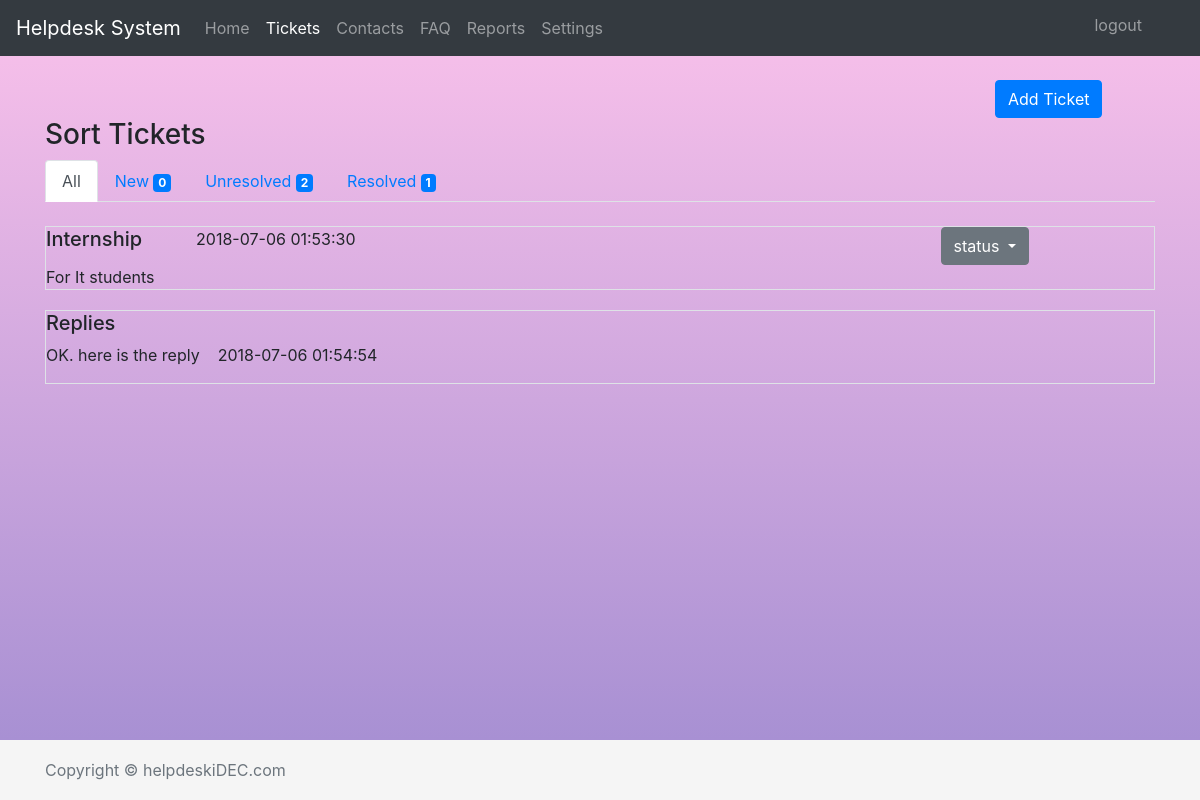
Page /helpdesk/tickets_reply.php?id=26 (signed in) on the committed database.
### tables this page shows
CREATE TABLE `ticket` (
  `id` int(100) NOT NULL,
  `name` text NOT NULL,
  `email` varchar(423) NOT NULL,
  `title` varchar(20) NOT NULL,
  `phone_number` int(20) NOT NULL,
  `issue_title` varchar(20) NOT NULL,
  `issue_desc` varchar(10000) NOT NULL,
  `date_and_time` timestamp NOT NULL DEFAULT CURRENT_TIMESTAMP,
  `status` varchar(50) NOT NULL DEFAULT 'unresolved'
);

CREATE TABLE `reply` (
  `id` int(11) NOT NULL,
  `reply_id` int(11) NOT NULL,
  `reply_body` varchar(10000) NOT NULL,
  `date_and_time` timestamp NOT NULL DEFAULT CURRENT_TIMESTAMP
);

### helpdesk/tickets_reply.php (the view, shortened to what this page needs)
<!doctype html>
<html lang="en">
  <head>
    <link rel="stylesheet" href="https://stackpath.bootstrapcdn.com/bootstrap/4.1.1/css/bootstrap.min.css">
    <link href="style.css" rel="stylesheet">
  </head>
  <body>
    <nav class="navbar navbar-expand-md navbar-dark bg-dark fixed-top">
      <a class="navbar-brand" href="index.php">Helpdesk System</a>
      <div class="collapse navbar-collapse" id="navbarsExampleDefault">
        <ul class="navbar-nav mr-auto">
          <li class="nav-item ">
            <a class="nav-link" href="index.php">Home <span class="sr-only">(current)</span></a>
          </li>
          <li class="nav-item active">
            <a class="nav-link" href="tickets_home.php">Tickets</a>
          </li>
          <li class="nav-item">
            <a class="nav-link" href="contacts_home.php">Contacts</a>
          </li>
            <li class="nav-item">
            <a class="nav-link" href="FAQ_home.php">FAQ</a>
          </li>
           <li class="nav-item">
            <a class="nav-link" href="reports_home.php">Reports</a>
          </li>
          <li class="nav-item">
            <a class="nav-link" href="settings_home.php">Settings</a>
          </li>
          <li class="nav-item "style=' position:fixed;right:50px;top:5px;'>
            <a class="nav-link " href="logout.php">logout</a>
          </li>
        </ul>
      </div>
    </nav>
    <main role="main" class="container">
<section>
  <button  type="button" class="btn btn-primary" data-toggle="modal" data-target="#exampleModal" style="margin-left:950px;margin-top: 80px;">
            Add Ticket
          </button>
  <h3 >Sort Tickets</h3>
<ul class="nav nav-tabs">
  <li class="nav-item">
    <a class="nav-link active" href="tickets_home.php">All</a>
  </li>
  <li class="nav-item">
  <?php
require 'conn.php';
$sql = "SELECT * FROM ticket WHERE date_and_time > DATE_SUB(NOW(), INTERVAL 1 DAY) ";
$unresolve = "SELECT * FROM ticket WHERE status ='unresolved' ";
$resolve = "SELECT * FROM ticket WHERE status='resolved' ";
$unres = $conn->query($unresolve);
$res = $conn->query($resolve);
$res_array= mysqli_num_rows($res);
$result = $conn->query($sql);
$unres_array= mysqli_num_rows($unres);
$array= mysqli_num_rows($result);
    echo'<a class="nav-link " href="tickets_new.php">New <span class="badge badge-primary">'.$array.'</span></a>';
 echo' </li>';
echo'  <li class="nav-item">';
echo'   <a class="nav-link" href="tickets_unresolved.php">Unresolved <span class="badge badge-primary">'.$unres_array.'</span></a>';
echo'  </li>';
echo' <li class="nav-item">';
echo'  <a class="nav-link" href="tickets_resolved.php">Resolved <span class="badge badge-primary">'.$res_array.'</span></a>';
  echo'  </li>';
echo'</ul>';
?>
  <br>
</section>
        <section class='border kalar'>
        <?php
require 'conn.php';
$sql = "SELECT * FROM ticket where id=". $_GET["id"];
$result = $conn->query($sql);
     while($row = $result->fetch_assoc()) {
    echo '<div class="container" >';
    echo '<div class="row">';
      echo '<h5>'.$row["issue_title"].'</h5>';
      echo $row["date_and_time"];
    }
?>
<?php
require 'conn.php';
 echo"                   <div class='row'>";
 echo'          <div class="dropdown "style="margin-left:600px">';
 echo'   <a class="btn btn-secondary dropdown-toggle col-sd-2" href="#" role="button" id="dropdownMenuLink" data-toggle="dropdown" aria-haspopup="true" aria-expanded="false">';
 echo'     status';
 echo'   </a>';
 echo'  </div>';
 echo'  </div>';
$sql = "SELECT * FROM ticket where id=". $_GET["id"];
$result = $conn->query($sql);
     while($row = $result->fetch_assoc()) {
    echo '<div class="container" >';
    echo '<div class="row">';
      echo $row["issue_desc"];
    }
    $sql = "SELECT * FROM reply where reply_id=".$_GET['id'] ;
$result = $conn->query($sql);
      echo ' </section>';
      echo "   <section class='border clearfix' style='margin-top: 20px;'>";
      echo ' <h5>Replies</h5>';
      while ($row = $result->fetch_assoc()){
     echo"<p>". $row['reply_body']."&nbsp&nbsp&nbsp&nbsp" .$row['date_and_time']."</p>";
}
      echo ' </section> ';
      ?>
    </main>
    <footer class="footer">
      <div class="container">
        <span class="text-muted">Copyright © helpdeskiDEC.com</span>
      </div>
    </footer>
  </body>
</html>

### helpdesk/style.css (style rules this page uses)
html { position: relative; min-height: 100%; }
body { margin-bottom: 60px; background-image: linear-gradient(to top, #a18cd1 0%, #fbc2eb 100%); }
.footer { position: fixed; bottom: 0; width: 100%; height: 60px; line-height: 60px; background-color: #f5f5f5; left: 0px; right: 0px; margin-bottom: 0px; display: inline-block; }

### rows in the picture
ticket: issue_title "Internship", date_and_time "2018-07-06 01:53:30", issue_desc "For It students"
reply: reply_body "OK. here is the reply", date_and_time "2018-07-06 01:54:54"

### other values in the picture
$array "0"
$unres_array "2"
$res_array "1"
